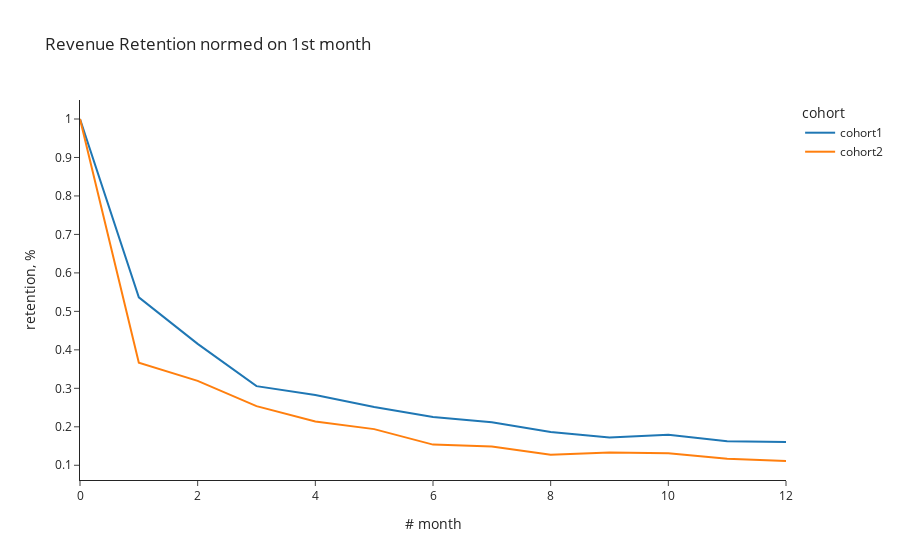

Source (notebook cell):
### Code cell
px.line(rev_ret_df.apply(lambda x: x/rev_ret_df.iloc[0], axis = 1)[['cohort1_revenue', 'cohort2_revenue']].rename(
    columns = {'cohort1_revenue': 'cohort1', 'cohort2_revenue': 'cohort2'}),
    title = 'Revenue Retention normed on 1st month',
    labels = {
        'value': 'retention, %',
        'num_month': '# month',
        'variable': 'cohort'
    }
)

### Figure 1 — Plotly figure (JSON) as saved in the notebook; plotly's stock layout.template omitted (floating-point values rounded to 4 significant figures)
{"data": [{"hovertemplate": "cohort=cohort1<br># month=%{x}<br>retention, %=%{y}<extra></extra>", "legendgroup": "cohort1", "line": {"color": "#1F77B4", "dash": "solid"}, "marker": {"symbol": "circle"}, "mode": "lines", "name": "cohort1", "orientation": "v", "showlegend": true, "type": "scatter", "x": [0, 1, 2, 3, 4, 5, 6, 7, 8, 9, 10, 11, 12], "xaxis": "x", "y": [1, 0.5365, 0.4155, 0.3056, 0.2827, 0.2512, 0.2253, 0.2117, 0.1862, 0.1719, 0.1795, 0.1623, 0.1607], "yaxis": "y"}, {"hovertemplate": "cohort=cohort2<br># month=%{x}<br>retention, %=%{y}<extra></extra>", "legendgroup": "cohort2", "line": {"color": "#FF7F0E", "dash": "solid"}, "marker": {"symbol": "circle"}, "mode": "lines", "name": "cohort2", "orientation": "v", "showlegend": true, "type": "scatter", "x": [0, 1, 2, 3, 4, 5, 6, 7, 8, 9, 10, 11, 12], "xaxis": "x", "y": [1, 0.3664, 0.3194, 0.2537, 0.2137, 0.1939, 0.1537, 0.149, 0.1272, 0.1331, 0.1312, 0.1172, 0.1111], "yaxis": "y"}], "layout": {"legend": {"title": {"text": "cohort"}, "tracegroupgap": 0}, "title": {"text": "Revenue Retention normed on 1st month"}, "xaxis": {"anchor": "y", "domain": [0, 1], "title": {"text": "# month"}}, "yaxis": {"anchor": "x", "domain": [0, 1], "title": {"text": "retention, %"}}}}
